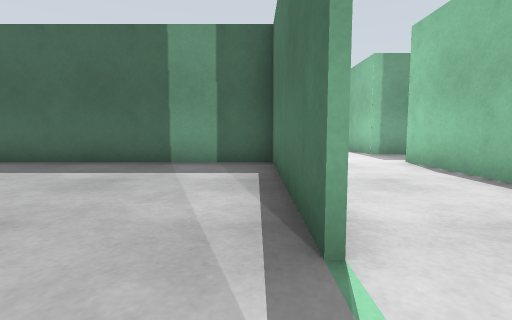
View 1 (above)

24 first-person views from a walk through a robot-simulator world made for Gazebo. The camera is 0.72 m above the floor, tilts 6° down and sees 85° across. The floor is counted in squares, 1 m on a side. Each view is taken from the middle of a square. On the plan, view 1 faces up. The plan holds only what a view shows up to about 10 squares ahead; the rest is blank.

View 2
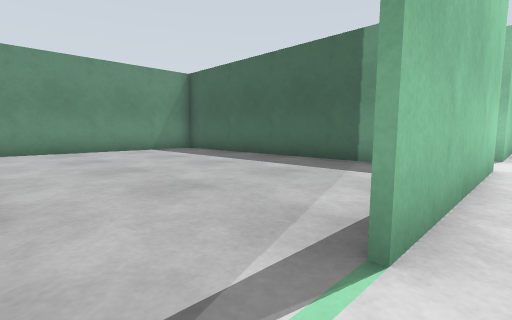

View 3
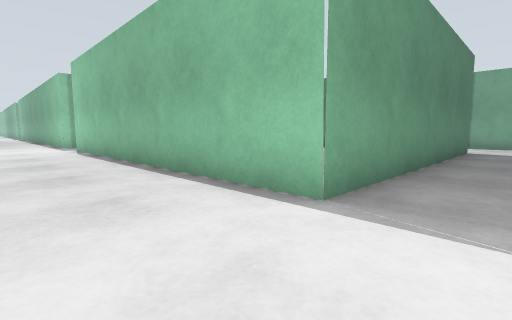

View 4
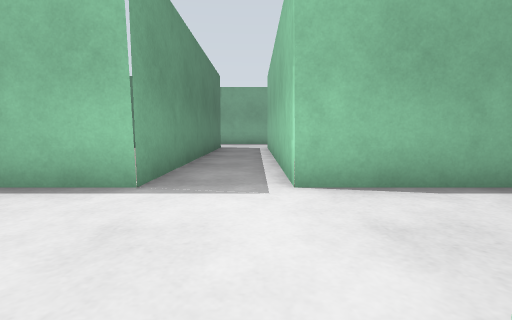

View 5
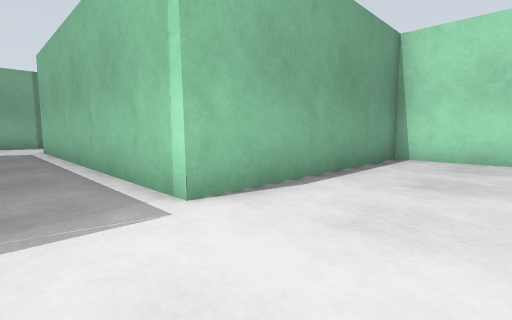

View 6
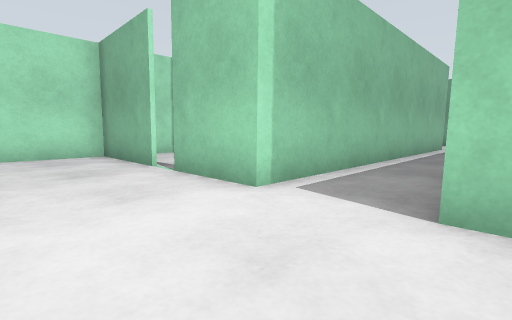

View 7
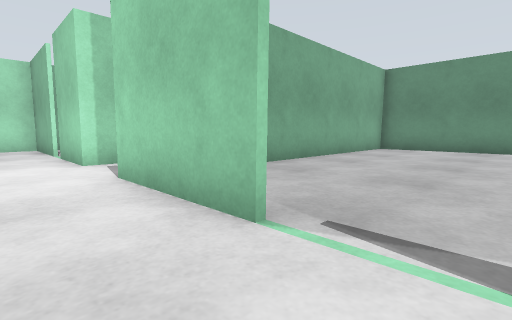

View 8
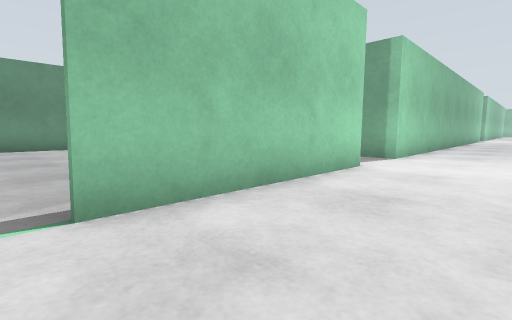

View 9
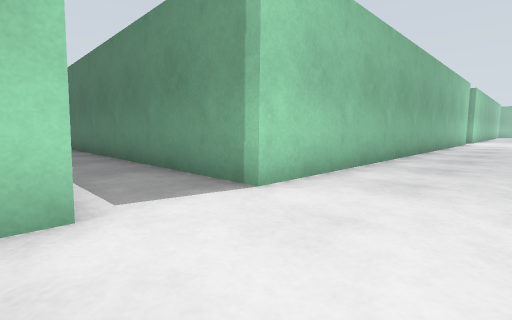

View 10
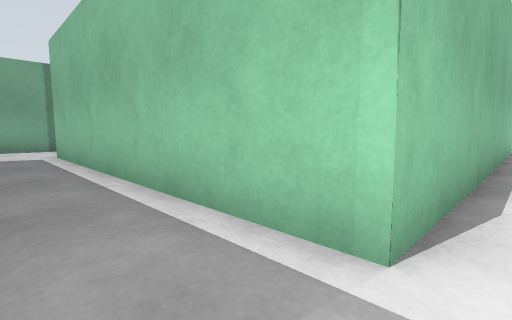

View 11
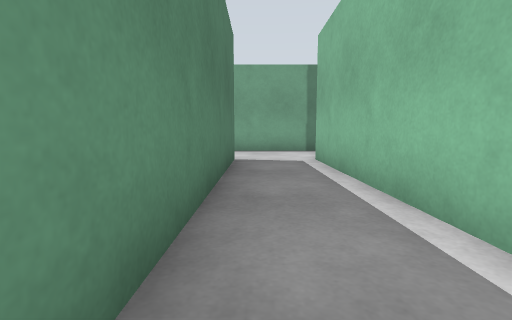

View 12
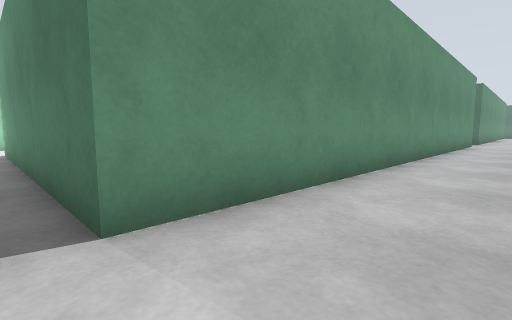

View 13
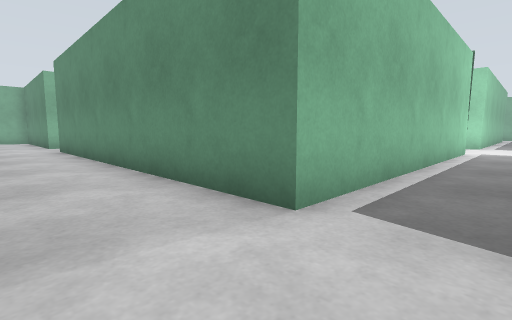

View 14
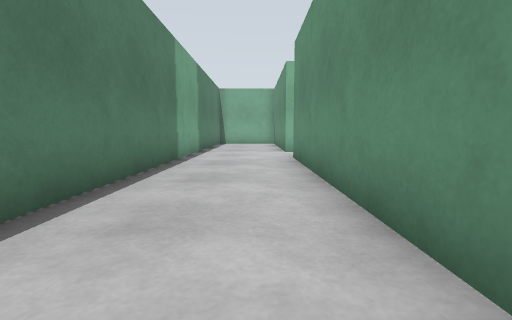

View 15
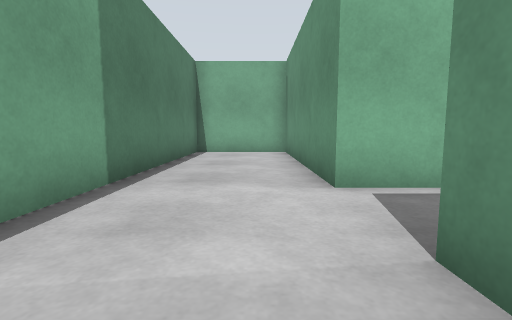

View 16
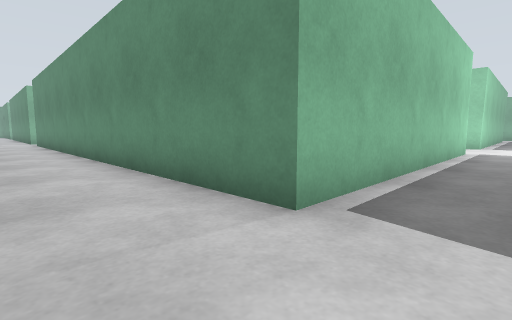

View 17
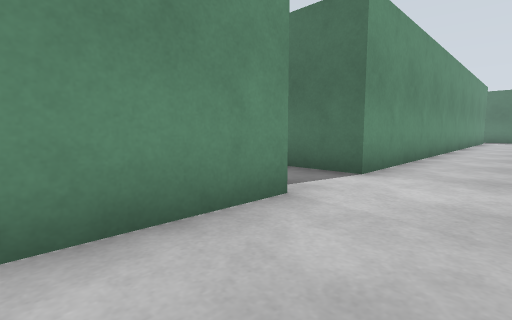

View 18
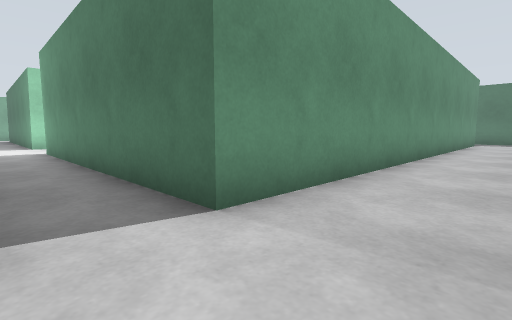

View 19
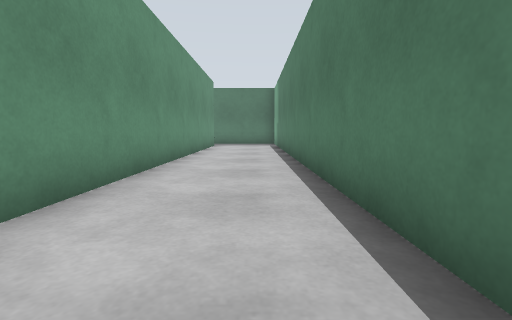

View 20
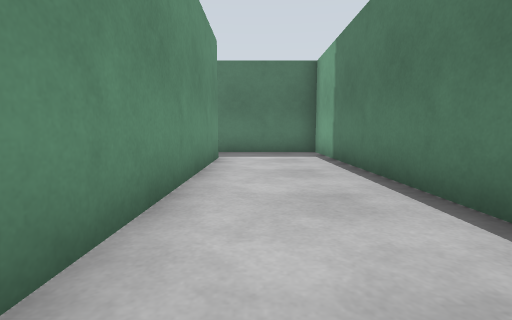

View 21
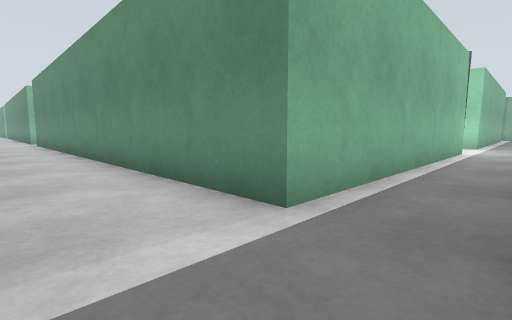

View 22
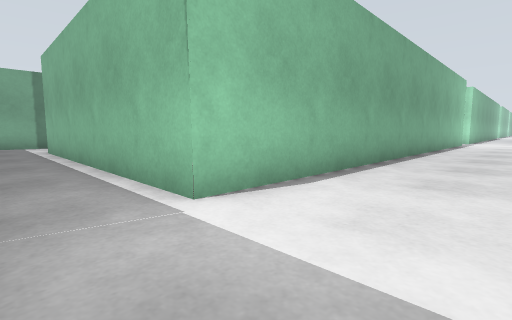

View 23
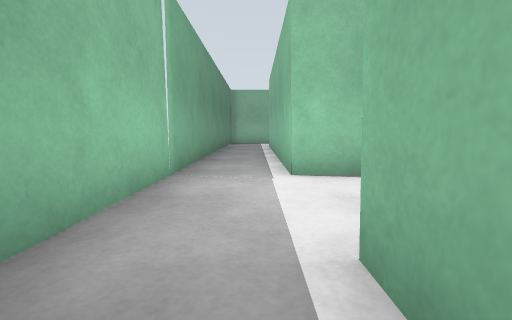

View 24
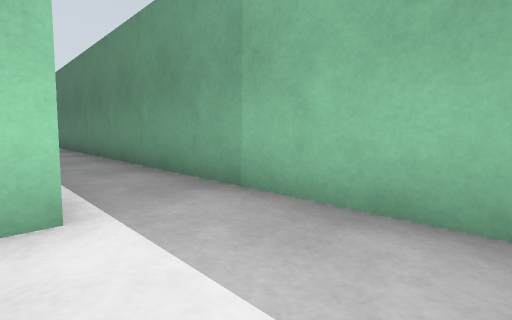

### Floor plan
Points are (right, up) in squares from view 1. A wall is a line through its corners. A room is listed if a view was taken in it or the views show most of it. See-through windows are left out.
Room 1 (view 1)
walls: (0.4, 1.5) (0.4, 6.4) (-7, 6.4); (-8.1, -3.3) (-2.6, -3.3); (-9.3, 4.1) (-9.3, -2.1)
ways out: opening at (0, 0.5) to room 2
Room 2 (views 2, 5, 6, 7, 8, 9, 10, 11, 12, 13, 14, 15, 16, 17, 18, 19, 20, 21, 24)
walls: (0.5, 17.9) (0.5, 8.5); (3.4, 23.5) (12, 23.5) (12, 8.5) (3.5, 8.5) (3.5, 10.3); (3.5, 6.5) (12, 6.5) (12, -3.5) (3.5, -3.5) (3.5, 6.5); (0.5, 6.6) (0.5, 1.5); (3.5, 30.1) (3.5, 40.4) (12, 40.4) (12, 25.5) (3.5, 25.5); (15, 5.8) (15, 8.9); (0.5, -0.4) (0.5, -3.5); (15, 28) (15, 42.4) (11.6, 42.4); (0.5, -5.5) (0.5, -7.6); (0.5, -8.4) (0.5, -11.5); (0.5, 40.4) (0.5, 40); (9, 42.4) (1.5, 42.4); (0, -11.5) (3.5, -11.5) (3.5, -5.5) (12, -5.5) (12, -11.5) (15, -11.5) (15, 1.9)
ways out: opening at (0, 0.5) to room 1; opening at (0.5, -4.5) to room 3; opening at (0.5, 7.5) to room 3; opening at (0.5, 24.5) to room 3; opening at (1, 41.5) to room 3; opening at (0, -8)
Room 3 (views 3, 4, 22, 23)
walls: (0.5, 8.5) (-8.9, 8.5); (-9, -5.5) (0.5, -5.5); (-0.5, 40.4) (0.5, 40.4); (1.5, 42.4) (-9, 42.4)
ways out: opening at (0.5, -4.5) to room 2; opening at (0.5, 7.5) to room 2; opening at (0.5, 24.5) to room 2; opening at (1, 41.5) to room 2

Positions as (right, up) in squares from view 1, and headings:
1: (0, 0), facing up
2: (1, 0), facing up-left
3: (1, -5), facing up-right
4: (0, -5), facing right
5: (1, -4), facing down-right
6: (3, -3), facing down-left
7: (2, 1), facing down-left
8: (3, 1), facing up-left
9: (3, 6), facing up-left
10: (3, 8), facing down-right
11: (5, 8), facing right
12: (14, 8), facing up-left
13: (14, 8), facing down-left
14: (13, 4), facing down
15: (13, -2), facing down
16: (14, 25), facing down-left
17: (14, 21), facing up-left
18: (14, 24), facing up-left
19: (14, 27), facing up
20: (13, 33), facing up
21: (14, 42), facing down-left
22: (1, 42), facing down-right
23: (-1, 41), facing right
24: (3, 40), facing up-left
